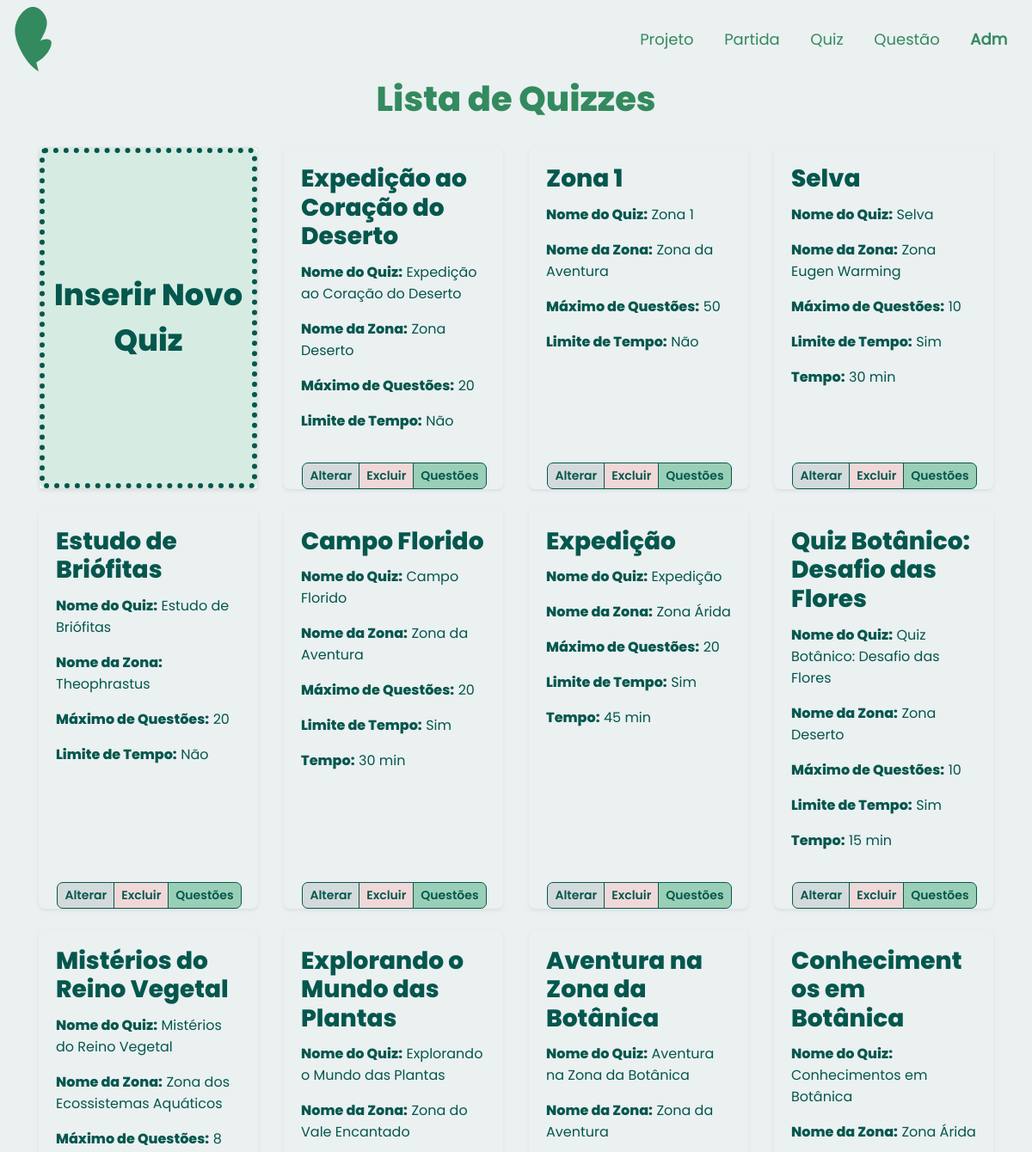
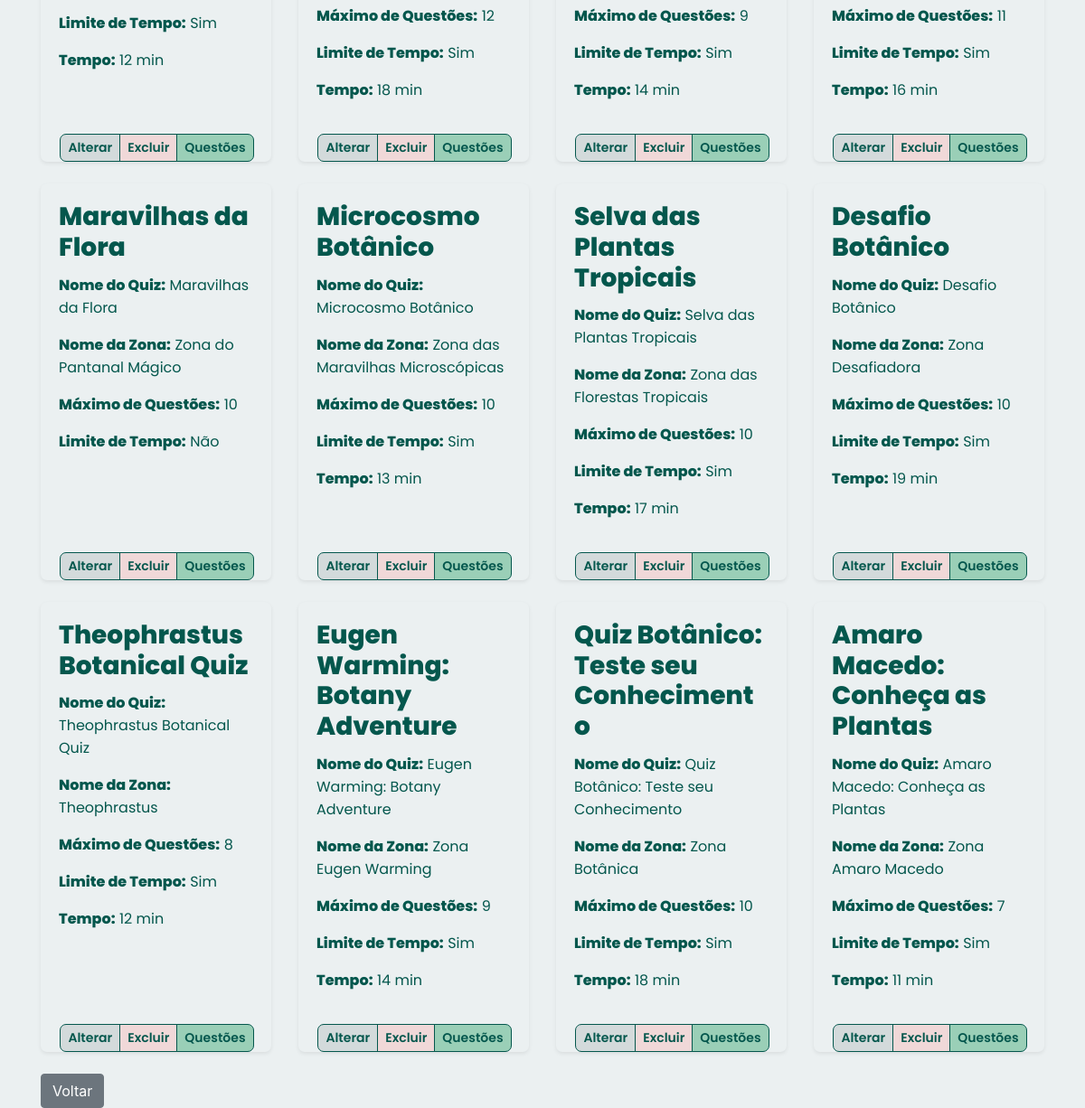
Page /app/controllers/QuizController.php?action=list on the committed database (2 pictures, top to bottom).
### tables this page shows
CREATE TABLE IF NOT EXISTS `quiz` (
  `idQuiz` INT NOT NULL AUTO_INCREMENT,
  `maximoPergunta` INT NOT NULL,
  `nomeQuiz` VARCHAR(45) NOT NULL,
  `comTempo` TINYINT NOT NULL,
  `quantTempo` INT NOT NULL,
  `idZona` INT NOT NULL,
  PRIMARY KEY (`idQuiz`),
  CONSTRAINT `fk_quizzona`
    FOREIGN KEY (`idZona`)
    REFERENCES `zona` (`idZona`)
    ON DELETE NO ACTION
    ON UPDATE NO ACTION);

CREATE TABLE `zona` (
  `idZona` int(11) NOT NULL,
  `nomeZona` varchar(60) NOT NULL,
  `qntPlantas` int(11) DEFAULT NULL,
  `pontoZona` int(11) DEFAULT NULL
);

### app/controllers/QuizController.php (called while the page is built, shortened)
<?php
require_once(__DIR__ . "/../dao/QuizDAO.php");
require_once(__DIR__ . "/../dao/ZonaDAO.php");
require_once(__DIR__ . "/../models/QuizModel.php");
class QuizController extends Controller
{
    private QuizDAO $quizDao;
    public function __construct()
    {
        $this->quizDao = new QuizDAO();
        $this->handleAction();
    }
    protected function list(string $msgErro = "", string $msgSucesso = "")
    {
        $quizzes = $this->quizDao->list();
        $dados["lista"] = $quizzes;
        $this->loadView("quiz/listQuiz.php", $dados, $msgErro, $msgSucesso);
    }
}
$quizCont = new QuizController();

### app/models/QuizModel.php (called while the page is built, shortened)
<?php
class Quiz
{
    private $idQuiz;
    private $maximoPergunta;
    private $nomeQuiz;
    private $comTempo;
    private $quantTempo;
    private $zona;
    public function getIdQuiz()
    {
        return $this->idQuiz;
    }
    public function setIdQuiz($idQuiz)
    {
        $this->idQuiz = $idQuiz;
        return $this;
    }
    public function getMaximoPergunta()
    {
        return $this->maximoPergunta;
    }
    public function setMaximoPergunta($maximoPergunta)
    {
        $this->maximoPergunta = $maximoPergunta;
        return $this;
    }
    public function getNomeQuiz()
    {
        return $this->nomeQuiz;
    }
    public function setNomeQuiz($nomeQuiz)
    {
        $this->nomeQuiz = $nomeQuiz;
        return $this;
    }
    public function getComTempo()
    {
        return $this->comTempo;
    }
    public function setComTempo($comTempo)
    {
        $this->comTempo = $comTempo;
        return $this;
    }
    public function getQuantTempo()
    {
        return $this->quantTempo;
    }
    public function setQuantTempo($quantTempo)
    {
        $this->quantTempo = $quantTempo;
        return $this;
    }
    public function getZona()
    {
        return $this->zona;
    }
    public function setZona($zona)
    {
        $this->zona = $zona;
        return $this;
    }
}

### app/dao/QuizDAO.php (called while the page is built, shortened)
<?php
include_once(__DIR__ . "/../models/QuizModel.php");
include_once(__DIR__ . "/../models/ZonaModel.php");
class QuizDAO
{
    public function list()
    {
        $conn = Connection::getConn();
        $sql = QuizDAO::SQL_QUIZ . " ORDER BY idQuiz";
        $stm = $conn->prepare($sql);
        $stm->execute();
        $result = $stm->fetchAll();
        return $this->mapQuizzes($result);
    }
    private function mapQuizzes($result)
    {
        $quizzes = array();
        foreach ($result as $row) {
            $quiz = new Quiz();
            $quiz->setIdQuiz($row['idQuiz']);
            $quiz->setMaximoPergunta($row['maximoPergunta']);
            $quiz->setNomeQuiz($row['nomeQuiz']);
            $quiz->setComTempo($row['comTempo']);
            $quiz->setQuantTempo($row['quantTempo']);
            $quiz->setIdZona($row['idZona']);
            $zona = new Zona();
            $zona->setIdZona($row['idZona']);
            $zona->setNomeZona($row['nomeZona']);
            $quiz->setZona($zona);
            array_push($quizzes, $quiz);
        }
        return $quizzes;
    }
}

### app/models/ZonaModel.php (called while the page is built, shortened)
<?php
class Zona {
    private $NomeZona;
    public function __construct($id="",$nome="", $qntP="", $pontosT=0)
    {
        $this->NomeZona = $nome;
    }
    public function getNomeZona()
    {
        return $this->NomeZona;
    }
    public function setNomeZona($NomeZona)
    {
        $this->NomeZona = $NomeZona;
        return $this;
    }
    }
?>

### app/views/quiz/listQuiz.php (the view, shortened to what this page needs)
<!DOCTYPE html>
<html lang="en">
<head>
    <?php require_once(__DIR__ . "/../../bootstrap/header.php"); ?>
    <link rel="stylesheet" href="<?php echo BASEURL; ?>/views/css/list.css">
</head>
<body>
    <?php require_once(__DIR__ . "/../../bootstrap/navADMMeninas.php"); ?>
    <div>
        <h1 class="tituloPagina text-center">Lista de Quizzes</h1>
        <br>
    </div>
    <div class="container">
        <div class="row">
            <div class="col-md-3 col-sm-6 d-flex align-items-stretch">
                <div class="card mb-4 shadow-sm w-100 min-vh-25">
                    <div class="card-body">
                        <a class="btn btn-success btn-block h-100 d-flex justify-content-center align-items-center botaoEspecifico " href="<?= BASEURL ?>/controllers/QuizController.php?action=create">
                            <span class="nomeBotaoEspecifico">Inserir Novo Quiz</span>
                        </a>
                    </div>
                </div>
            </div>
            <?php foreach ($dados['lista'] as $quiz) : ?>
                <div class="col-md-3 col-sm-6 d-flex align-items-stretch">
                    <div class="card mb-4 shadow-sm w-100 min-vh-25 cardInserido">
                        <div class="card-body">
                            <h3 class="card-title nomeCard"><?= $quiz->getNomeQuiz(); ?></h3>
                            <p>
                                <span class="nomeAtributo">Nome do Quiz:</span>
                                <span class="dadoAtributo"><?= $quiz->getNomeQuiz(); ?></span>
                            </p>
                            <p>
                                <span class="nomeAtributo">Nome da Zona:</span>
                                <span class="dadoAtributo"><?= $quiz->getZona()->getNomeZona(); ?></span>
                            </p>
                            <p>
                                <span class="nomeAtributo">Máximo de Questões:</span>
                                <span class="dadoAtributo"><?= $quiz->getMaximoPergunta(); ?></span>
                            </p>
                            <p>
                                <span class="nomeAtributo">Limite de Tempo:</span>
                                <span class="dadoAtributo"><?= $quiz->getComTempo() == 1 ? 'Sim' : 'Não'; ?></span>
                            </p>
                            <?php if ($quiz->getComTempo() == 1) : ?>
                                <p>
                                    <span class="nomeAtributo">Tempo:</span>
                                    <span class="dadoAtributo"><?= $quiz->getQuantTempo() . " min"; ?></span>
                                </p>
                            <?php endif; ?>
                        </div>
                        <div class="d-flex justify-content-between align-items-center">
                            <div class="btn-group">
                                <a href="<?= BASEURL ?>/controllers/QuizController.php?action=edit&id=<?= $quiz->getIdQuiz() ?>" class="btn btn-sm btn-primary botaoAlterar">Alterar</a>
                                <a href="<?= BASEURL ?>/controllers/QuizController.php?action=delete&id=<?= $quiz->getIdQuiz() ?>" class="btn btn-sm btn-secondary botaoExcluir" onclick="return confirm('Confirma a exclusão?');">Excluir</a>
                                <a href="<?= BASEURL ?>/controllers/QuizQuestaoController.php?action=create&id=<?= $quiz->getIdQuiz() ?>" class="btn btn-sm btn-success botaoQuestoes">Questões</a>
                            </div>
                        </div>
                    </div>
                </div>
            <?php endforeach; ?>
        </div>
        <div class="text-left">
            <a href="javascript:history.back()" class="btn btn-secondary">Voltar</a>
        </div>
    </div>
</body>
</html>

### app/views/css/cabecalho.css (style rules this page uses)
:root { --principal: #338a5f; --verdao: #04574d; --branco: #ebf0f1; --branquinho: #ebf0f14b; --destaque: #f58c95; --rosinha: #f0b6bc; --cinza: #586660; --cinzinha: #d3dadb; width: 100%; height: 100%; font-family: Poppins-regular, Roboto; }

### app/views/css/list.css (style rules this page uses)
:root { --principal: hsl(150, 46%, 37%); --verdao: #04574d; --verdinho: #9acfb7; --branco: #ebf0f1; --branquinho: #ebf0f14b; --destaque: #f58c95; --rosinha: #f0b6bc; --cinza: #586660; --cinzinha: #d3dadb; width: 100%; height: 100%; font-family: Poppins-regular, Roboto; }
.tituloPagina { font-weight: 600; color: var(--principal); font-family: "Poppins"; }
.nomeCard { font-weight: 900; color: var(--verdao); font-family: "Poppins"; }
.nomeAtributo { font-weight: 700; color: var(--verdao); font-family: "Poppins"; }
.dadoAtributo { font-weight: 500; color: var(--verdao); font-family: "Poppins-regular"; }
.nomeBotaoEspecifico { font-weight: 900; font-size: 35px; color: var(--verdao); font-family: "Poppins"; }
.cardInserido { border: none; background-color: var( --branco ); transition: background-color 0.9s ease; border-radius: 7px; }
.botaoEspecifico { position: absolute; top: 0; left: 0; width: 100%; height: 100%; background-color: rgba(154, 207, 183, 0.4); transition: background-color 0.8s ease, transform 0.8s ease; border: 6px dotted var(--verdao); border-radius: 7px; white-space: normal; display: flex; flex-direction: column; justify-content: center; align-items: center; padding: 10px; }
.botaoAlterar { left: 10%; background-color: var(--cinzinha); color: var(--verdao); border-radius: 7px; font-family: "Poppins-semibold"; border: 1px solid var(--verdao); }
.botaoExcluir { left: 10%; background-color: #f0d8d8; color: var(--verdao); border-radius: 7px; font-family: "Poppins-semibold"; border: 1px solid var(--verdao); }
.botaoQuestoes { left: 10%; background-color: var(--verdinho); color: var(--verdao); border-radius: 7px; font-family: "Poppins-semibold"; border: 1px solid var(--verdao); }
body { background-color: var(--branco); }

### rows in the picture
quiz: nomeQuiz "Expedição ao Coração do Deserto", idZona.nomeZona "Zona Deserto", maximoPergunta "20", comTempo "Não"
quiz: nomeQuiz "Zona 1", idZona.nomeZona "Zona da Aventura", maximoPergunta "50", comTempo "Não"
quiz: nomeQuiz "Selva", idZona.nomeZona "Zona Eugen Warming", maximoPergunta "10", comTempo "Sim", quantTempo "30"
quiz: nomeQuiz "Estudo de Briófitas", idZona.nomeZona "Theophrastus", maximoPergunta "20", comTempo "Não"
quiz: nomeQuiz "Campo Florido", idZona.nomeZona "Zona da Aventura", maximoPergunta "20", comTempo "Sim", quantTempo "30"
quiz: nomeQuiz "Expedição", idZona.nomeZona "Zona Árida", maximoPergunta "20", comTempo "Sim", quantTempo "45"
quiz: nomeQuiz "Quiz Botânico: Desafio das Flores", idZona.nomeZona "Zona Deserto", maximoPergunta "10", comTempo "Sim", quantTempo "15"
quiz: nomeQuiz "Mistérios do Reino Vegetal", idZona.nomeZona "Zona dos Ecossistemas Aquáticos", maximoPergunta "8", comTempo "Sim", quantTempo "12"
quiz: nomeQuiz "Explorando o Mundo das Plantas", idZona.nomeZona "Zona do Vale Encantado", maximoPergunta "12", comTempo "Sim", quantTempo "18"
quiz: nomeQuiz "Aventura na Zona da Botânica", idZona.nomeZona "Zona da Aventura", maximoPergunta "9", comTempo "Sim", quantTempo "14"
quiz: nomeQuiz "Conhecimentos em Botânica", idZona.nomeZona "Zona Árida", maximoPergunta "11", comTempo "Sim", quantTempo "16"
quiz: nomeQuiz "Maravilhas da Flora", idZona.nomeZona "Zona do Pantanal Mágico", maximoPergunta "10", comTempo "Não"
quiz: nomeQuiz "Microcosmo Botânico", idZona.nomeZona "Zona das Maravilhas Microscópicas", maximoPergunta "10", comTempo "Sim", quantTempo "13"
quiz: nomeQuiz "Selva das Plantas Tropicais", idZona.nomeZona "Zona das Florestas Tropicais", maximoPergunta "10", comTempo "Sim", quantTempo "17"
quiz: nomeQuiz "Desafio Botânico", idZona.nomeZona "Zona Desafiadora", maximoPergunta "10", comTempo "Sim", quantTempo "19"
quiz: nomeQuiz "Theophrastus Botanical Quiz", idZona.nomeZona "Theophrastus", maximoPergunta "8", comTempo "Sim", quantTempo "12"
quiz: nomeQuiz "Eugen Warming: Botany Adventure", idZona.nomeZona "Zona Eugen Warming", maximoPergunta "9", comTempo "Sim", quantTempo "14"
quiz: nomeQuiz "Quiz Botânico: Teste seu Conhecimento", idZona.nomeZona "Zona Botânica", maximoPergunta "10", comTempo "Sim", quantTempo "18"
quiz: nomeQuiz "Amaro Macedo: Conheça as Plantas", idZona.nomeZona "Zona Amaro Macedo", maximoPergunta "7", comTempo "Sim", quantTempo "11"
